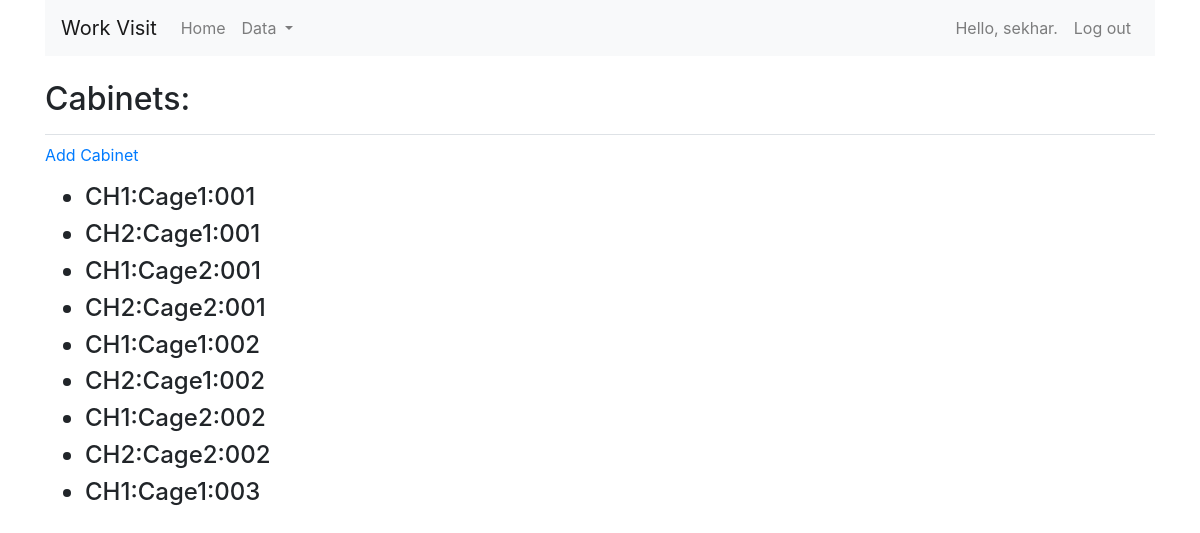
/cabinetview (signed in), run on an earlier commit of the app's database.
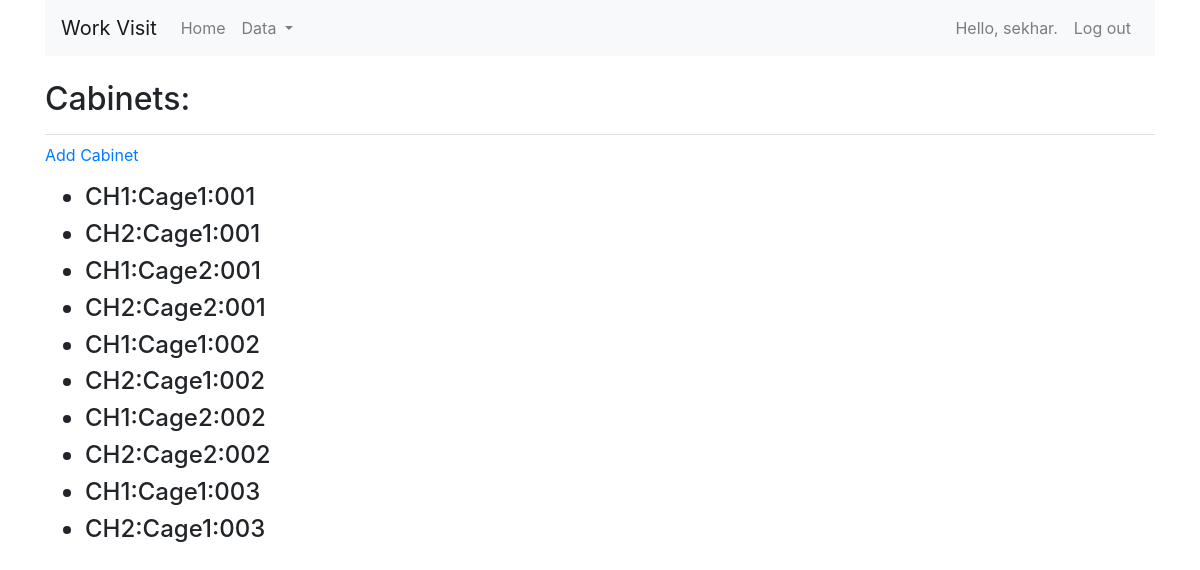
And on a later commit of the database.
### WorkVisits/models.py (models this page shows)
class Cabinets(models.Model):
    cage_name = models.ForeignKey(Cage, on_delete=models.PROTECT)
    cabinet_name = models.CharField('Cabinet Name', max_length=250)
    date_added = models.DateTimeField(auto_now_add=True)
    class Meta:
        verbose_name_plural = 'cabinets'
    def __str__(self):
        return self.cabinet_name[:250]

### WorkVisits/views.py (the view)
# urls.py: url('^cabinetview', views.cabinetview, name='cabinetview'),
@login_required
def cabinetview(request):
    cabinet = Cabinets.objects.order_by('date_added')
    context = {'cabinets': cabinet}
    return render(request, 'WorkVisits/cabinetview.html', context)

### WorkVisits/templates/WorkVisits/cabinetview.html (shortened to what this page needs)
{% extends 'WorkVisits/base.html'%}
{% load bootstrap4 %}
{% block header %}
<h2>Cabinets: </h2>
{% endblock header %}
{% block content %}
<p><a href="{% url 'workvisits:new_cabinet' %}">Add Cabinet</a></p>
<ul>
    {% for cabinet in cabinets %}
    <h4><li>{{cabinet}}</li></h4>
    {% empty %}
    <h4><li>No cabinet have been added yet.</li></h4>
    {% endfor %}
</ul>
{% endblock content %}

### WorkVisits/templates/WorkVisits/base.html (shortened to what this page needs)
{% load bootstrap4 %}
<!DOCTYPE html>
<html lang="en">
<head>
    {% bootstrap_css %}
</head>
<body>
<div class="container">
    <nav class="navbar navbar-expand-md navbar-light bg-light">
        <a class="navbar-brand" href="{% url 'workvisits:workvisit_request' %}">Work Visit</a>
        <div class="navbar-collapse collapse w-100 order-1 order-md-0 dual-collapse2" id="navbarNavDropdown">
            <ul class="nav navbar-nav">
                <li class="nav-item ">
                    <a class="nav-link" href="{% url 'workvisits:home' %}">Home <span class="sr-only">(current)</span></a>
                </li>
                <li class="nav-item dropdown">
                    <a class="nav-link dropdown-toggle" href="#" id="navbarDropdownMenuLink" data-toggle="dropdown" aria-haspopup="true" aria-expanded="false">
                        Data
                    </a>
                </li>
            </ul>
        </div>
        <div class="navbar-collapse collapse w-100 order-3 dual-collapse2">
            <ul class="navbar-nav ml-auto">
                {% if user.is_authenticated %}
                 <li class="nav-item"><a class="nav-link" href="{% url 'users:user_details' user.id %}">Hello, {{ user.username }}.</a></li>
                <li class="nav-item"><a class="nav-link" href="{% url 'users:logout' %}">Log out</a></li>
                {% else %}
                <li class="nav-item"><a class="nav-link" href="{% url 'users:register' %}">Register</a></li>
                 <li class="nav-item"><a class="nav-link" href="{% url 'users:login' %}">Log in</a></li>
                {% endif %}
            </ul>
        </div>
    </nav>
</div>
<div class="container">
    <div class="pb-2 mt-4 mb-2 border-bottom">
        {% block header %}
        {% endblock header %}
    </div>
    <div>
        {% block content %}{% endblock content %}
    </div>
</div>
</body>
</html>

What changed in the data, as far as the page shows it:
added Cabinets: cabinet_name "CH2:Cage1:003"
